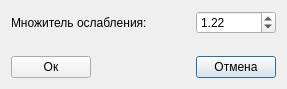
<?xml version="1.0" encoding="UTF-8"?>
<ui version="4.0">
 <class>Dialog_Parametrs</class>
 <widget class="QDialog" name="Dialog_Parametrs">
  <property name="geometry">
   <rect>
    <x>0</x>
    <y>0</y>
    <width>287</width>
    <height>89</height>
   </rect>
  </property>
  <property name="windowTitle">
   <string>Параметры проекта</string>
  </property>
  <layout class="QGridLayout" name="gridLayout">
   <item row="2" column="2">
    <widget class="QPushButton" name="pushButton_Cancel">
     <property name="text">
      <string>Отмена</string>
     </property>
    </widget>
   </item>
   <item row="2" column="0">
    <widget class="QPushButton" name="pushButton_Ok">
     <property name="text">
      <string>Ок</string>
     </property>
    </widget>
   </item>
   <item row="0" column="0" colspan="2">
    <widget class="QLabel" name="label_2">
     <property name="text">
      <string>Множитель ослабления:</string>
     </property>
    </widget>
   </item>
   <item row="0" column="2">
    <widget class="QDoubleSpinBox" name="doubleSpinBox_Koef">
     <property name="minimum">
      <double>1.150000000000000</double>
     </property>
     <property name="maximum">
      <double>1.300000000000000</double>
     </property>
     <property name="singleStep">
      <double>0.010000000000000</double>
     </property>
     <property name="value">
      <double>1.220000000000000</double>
     </property>
    </widget>
   </item>
   <item row="2" column="1">
    <spacer name="horizontalSpacer">
     <property name="orientation">
      <enum>Qt::Horizontal</enum>
     </property>
     <property name="sizeHint" stdset="0">
      <size>
       <width>104</width>
       <height>20</height>
      </size>
     </property>
    </spacer>
   </item>
   <item row="1" column="0">
    <spacer name="verticalSpacer">
     <property name="orientation">
      <enum>Qt::Vertical</enum>
     </property>
     <property name="sizeHint" stdset="0">
      <size>
       <width>20</width>
       <height>40</height>
      </size>
     </property>
    </spacer>
   </item>
  </layout>
 </widget>
 <tabstops>
  <tabstop>doubleSpinBox_Koef</tabstop>
  <tabstop>pushButton_Ok</tabstop>
  <tabstop>pushButton_Cancel</tabstop>
 </tabstops>
 <resources/>
 <connections/>
</ui>
